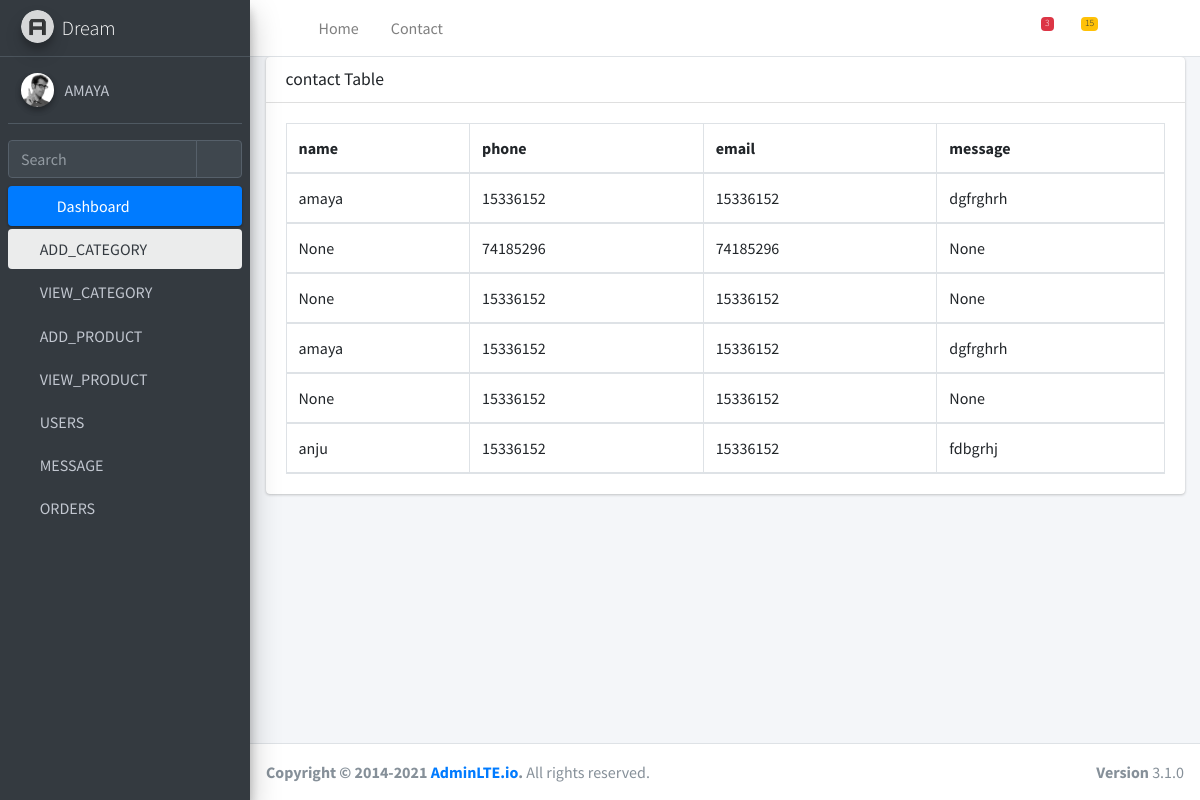
The page /contacttable on the database its author committed.
### dstoreapp/models.py (models this page shows)
class chemicaldb(models.Model):
    name=models.CharField(max_length=100,null=True,blank=False)
    phone=models.IntegerField(null=True,blank=False)
    email=models.CharField(max_length=100,null=True,blank=False)
    message=models.CharField(max_length=100,null=True,blank=False)

### dstoreapp/views.py (the view)
# urls.py: path('contacttable',views.contacttable,name='contacttable'),
def contacttable(request):
    data=chemicaldb.objects.all()
    return render(request,'contacttable.html',{'data':data})

### dstoreapp/templates/contacttable.html (shortened to what this page needs)
{% extends 'index.html' %}
{% block content %}
 <div class="content-wrapper">
    <section class="content">
      <div class="container-fluid">
        <div class="row">
          <div class="col-md-12">
            <div class="card">
              <div class="card-header">
                <h3 class="card-title">contact Table</h3>
              </div>
              <div class="card-body">
                <table class="table table-bordered">
                  <thead>
                    <tr>
                      <th>name</th>
                      <th>phone</th>
                      <th>email</th>
                      <th>message</th>
                    </tr>
                    {% for i in data %}
                    <tr>
                      <td>{{i.name}}</td>
                      <td>{{i.phone}}</td>
                      <td>{{i.email}}</td>
                      <td>{{i.message}}</td>
                    </tr>
                    {% endfor  %}
                </table>
              </div>
            </div>
          </div>
        </div>
      </div>
    </section>
  </div>
{% endblock%}

### rows shown on the page
chemicaldb: name "amaya", phone "15336152", email "15336152", message "dgfrghrh"
chemicaldb: name "None", phone "74185296", email "74185296", message "None"
chemicaldb: name "None", phone "15336152", email "15336152", message "None"
chemicaldb: name "amaya", phone "15336152", email "15336152", message "dgfrghrh"
chemicaldb: name "None", phone "15336152", email "15336152", message "None"
chemicaldb: name "anju", phone "15336152", email "15336152", message "fdbgrhj"
